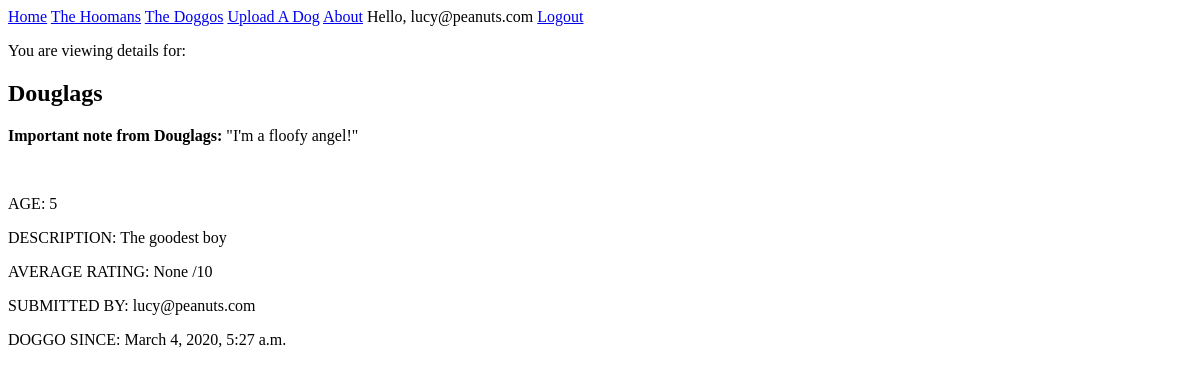
Before: /doggos/7 (signed in) with the older database file.
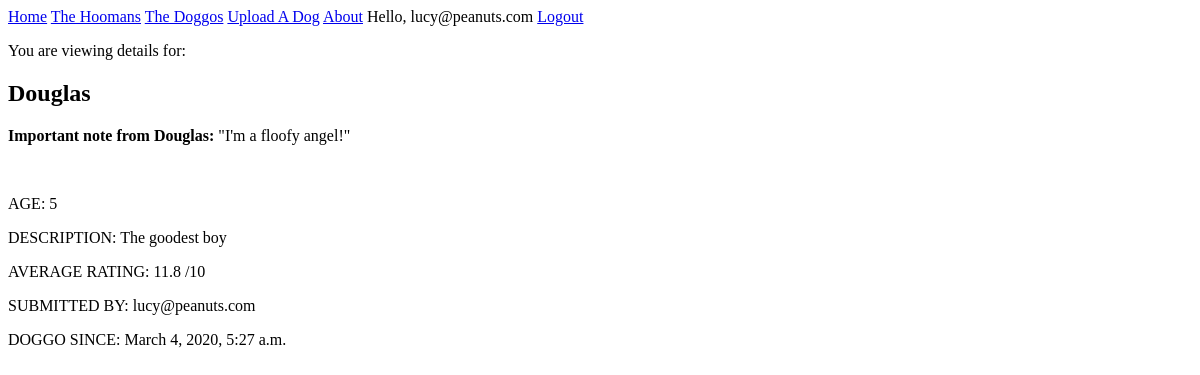
After: the same page with the newer database file.
### u_app/models.py (models this page shows)
class Doggo(models.Model):
    name = models.CharField(max_length=200)
    image_url = models.CharField(max_length=500)
    age = models.IntegerField(blank=True)
    description = models.CharField(max_length=500)
    entry_date = models.DateTimeField(auto_now_add=True)
    submitter = models.ForeignKey(MyUser, on_delete=models.CASCADE)
    average_rating = models.IntegerField(default=0)

class MyUser(AbstractBaseUser):
    email = models.EmailField(max_length=254, unique=True)
    password = models.CharField(max_length=50)
    full_name = models.CharField(max_length=50)
    birth_date = models.DateField(blank=True, null=True)
    registration_date = models.DateTimeField(auto_now_add=True)
    last_login = models.DateTimeField(auto_now_add=True)
    objects = BaseUserManager()
    USERNAME_FIELD = 'email'
    REQUIRED_FIELDS = ['full_name', 'birth_date',]

### u_app/views.py (the view)
# urls.py: path('doggos/<dog_id>', views.doggo_detail_view, name='doggo_detail'),
@login_required
def doggo_detail_view(request, dog_id):
    try:
        this_doggo = Doggo.objects.get(id=dog_id)
        this_vote_average = get_average_rating(dog_id)
        formatted_vote_average = ' '.join(map(str, (this_vote_average)))
    except Doggo.DoesNotExist:
        return TemplateResponse(request, 'dog_404_template.html')
    data_for_template = {
        "doggo_info": {'dogvar_detail': this_doggo},
        "some_other_data": "I'm a floofy angel!",
        "average_rating": formatted_vote_average,
        }
    return render(request, 'doggo_detail_template.html', data_for_template)

### u_app/views.py (called while the page is built)
def get_average_rating(self):
    connection = sqlite3.connect("db.sqlite3")
    cursor = connection.cursor()
    cursor.execute("""
        SELECT ROUND(AVG(vote_value), 1) FROM u_app_rating
        WHERE rated_doggo_id=?""", (self,))
    return cursor.fetchone()

### u_app/templates/doggo_detail_template.html (shortened to what this page needs)
<!DOCTYPE html>
<html>
<head>
</head>
{% extends 'base.html' %}
{% block content %}
<p>You are viewing details for:</p>
<h2>{{ doggo_info.dogvar_detail.name }}</h2>
<body>
    <p><b>Important note from {{ doggo_info.dogvar_detail.name }}: </b>"{{ some_other_data }}"</p>
    <img src='{{doggo_info.dogvar_detail.image_url}}' alt="" height="300"><br>
    <p>AGE: {{ doggo_info.dogvar_detail.age }}
    <p>DESCRIPTION: {{ doggo_info.dogvar_detail.description }}</p>
    <p>AVERAGE RATING: {{ average_rating }} /10</p>
    <p>SUBMITTED BY: {{ doggo_info.dogvar_detail.submitter }}</p>
    <p>DOGGO SINCE: {{ doggo_info.dogvar_detail.entry_date }}</p>
</body>
{% endblock content %}

Changed rows visible on the page:
changed Doggo "The goodest boy": dogvar_detail.name "Douglags" → "Douglas"
Other visible differences:
{{ average_rating }}: "None" → "11.8"
